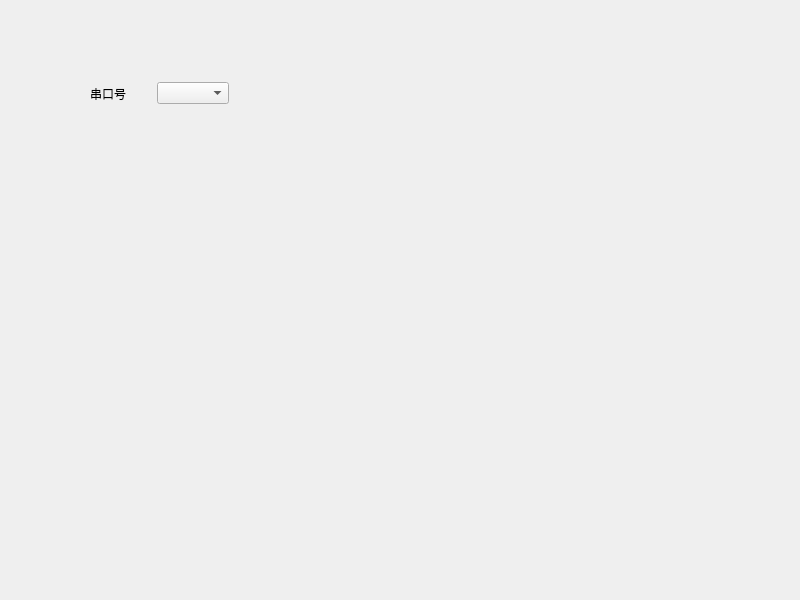
<?xml version="1.0" encoding="UTF-8"?>
<ui version="4.0">
 <class>Widget</class>
 <widget class="QWidget" name="Widget">
  <property name="geometry">
   <rect>
    <x>0</x>
    <y>0</y>
    <width>800</width>
    <height>600</height>
   </rect>
  </property>
  <property name="windowTitle">
   <string>Widget</string>
  </property>
  <widget class="QWidget" name="">
   <property name="geometry">
    <rect>
     <x>90</x>
     <y>80</y>
     <width>139</width>
     <height>27</height>
    </rect>
   </property>
   <layout class="QHBoxLayout" name="horizontalLayout">
    <item>
     <widget class="QLabel" name="label">
      <property name="text">
       <string>串口号</string>
      </property>
     </widget>
    </item>
    <item>
     <widget class="QComboBox" name="comboBox"/>
    </item>
   </layout>
  </widget>
 </widget>
 <resources/>
 <connections/>
</ui>
